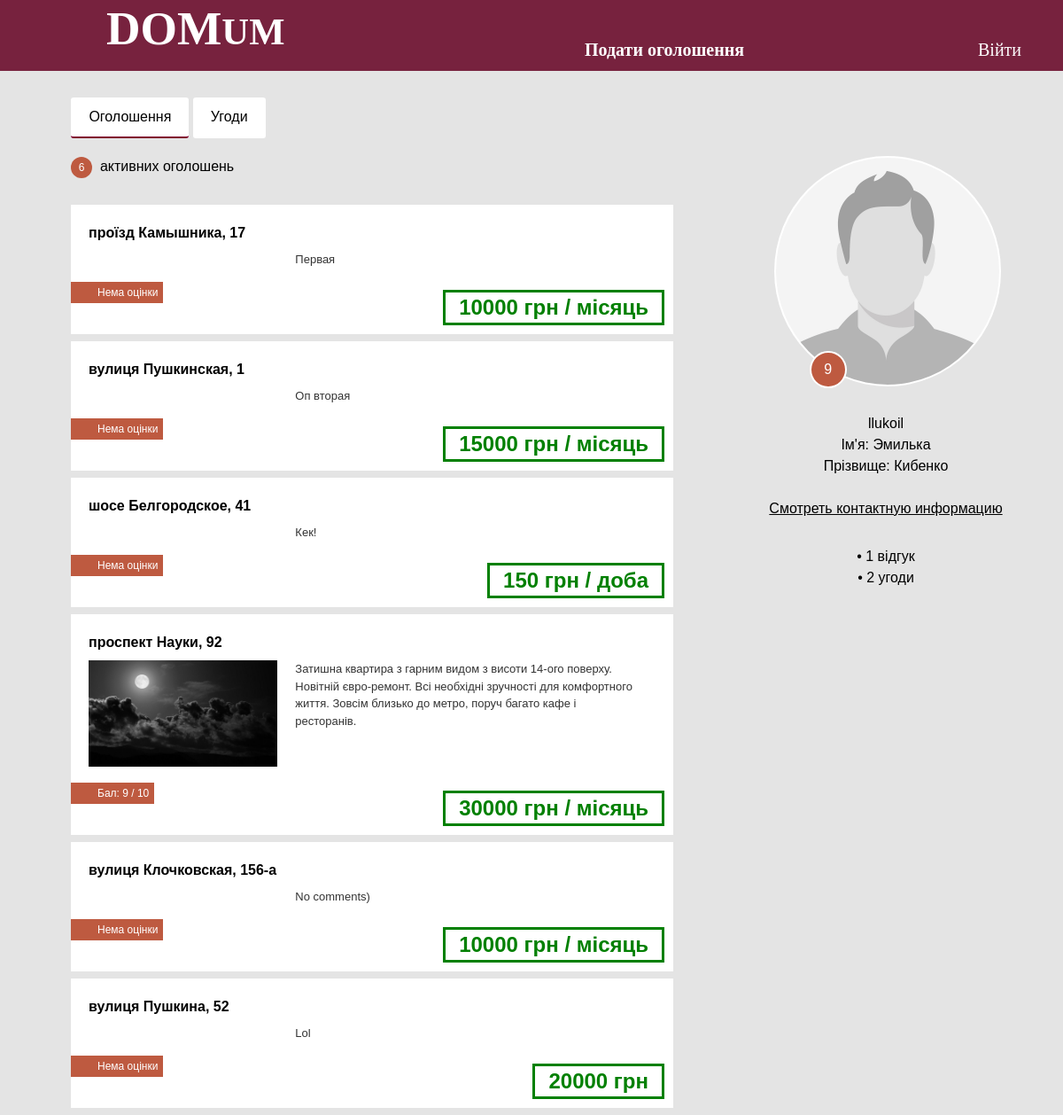
Screenshot of /users/43/ with the database file from the repository.
### app/models.py (models this page shows, shortened)
class Announcement(models.Model):
    real_type = models.ForeignKey(RealType, on_delete=models.CASCADE, default=0)
    district = models.ForeignKey(District, on_delete=models.CASCADE, default=0)
    street_type = models.ForeignKey(StreetType, on_delete=models.CASCADE, default=0)
    owner = models.ForeignKey(settings.AUTH_USER_MODEL, on_delete=models.CASCADE)
    station = models.ForeignKey(MetroStation, on_delete=models.CASCADE, default=0)
    price = models.IntegerField(default=20000, help_text="Укажите цену в долларах США")
    distance_to_metro = models.IntegerField(default=300, help_text="Укажите расстояние в метрах")
    area = models.IntegerField(default=40, help_text="Укажите площадь в квадратных метрах")
    repairs = models.IntegerField(default=3, choices=[(0, '0'), (1, '1'), (2, '2'), (3, '3'), (4, '4'), (5, '5')],
                                  help_text="Оцените уровень ремонта по шкале от 0 до 5")
    metro_id = models.IntegerField(default=0)
    floor = models.IntegerField(default=1, help_text="Укажите номер этажа")
    rooms_number = models.IntegerField(default=1, help_text="Укажите количество комнат")
    beds = models.IntegerField(default=1, help_text="Укажите количество спальных мест")
    furniture = models.BooleanField(default=False)
    garage = models.BooleanField(default=False)
    street = models.CharField(max_length=30, default='', help_text="Укажите название улицы")
    home_number = models.CharField(max_length=5, default='1', help_text="Укажите номер дома")
    date = models.DateField(default=timezone.now)
    comment = models.TextField(default='', help_text="Добавьте комментарий о квартире", null=True, blank=True)
    img_path = 'images/announcements/'
    photo1 = models.ImageField(null=True, blank=True, upload_to=img_path)
    photo2 = models.ImageField(null=True, blank=True, upload_to=img_path)
    photo3 = models.ImageField(null=True, blank=True, upload_to=img_path)
    photo4 = models.ImageField(null=True, blank=True, upload_to=img_path)
    photo5 = models.ImageField(null=True, blank=True, upload_to=img_path)
    photo6 = models.ImageField(null=True, blank=True, upload_to=img_path)
    photo7 = models.ImageField(null=True, blank=True, upload_to=img_path)
    photo8 = models.ImageField(null=True, blank=True, upload_to=img_path)
    def form_rate(self, transform=True, need_round=True, feedbacks=None):
        if feedbacks is None:
            feedbacks = self.find_feedbacks()
        av_rate = -1
        if len(feedbacks) > 0:
            av_value = 0
            for i in feedbacks:
                av_value += i.rate
            av_value /= len(feedbacks)
            if need_round:
                av_value = round(av_value, 1)
            if int(av_value) == av_value:
                av_value = int(av_value)
            av_rate = av_value
        if transform:
            if av_rate == -1:
                av_rate = 'Нема оцінки'
            else:
                av_rate = 'Бал: ' + str(av_rate) + ' / 10'
        return av_rate
    def find_feedbacks(self):
        return Feedback.objects.filter(deal__announcement__pk=self.pk)

class StreetType(models.Model):
    name = models.CharField(max_length=30)
    def __str__(self):
        return self.name

class Feedback(models.Model):
    deal = models.OneToOneField(Deal, on_delete=models.CASCADE, default=0)
    rate = models.FloatField()
    text = models.TextField()
    date = models.DateField(default=timezone.now)

### app/views.py (the view)
# urls.py: path('users/<int:pk>/', views.profile_view, name='profile'),
def profile_view(request, pk):
    user = get_object_or_404(User, pk=pk)
    try:
        person = Person.objects.get(user=user)
    except:
        person = None
    announcements = Announcement.objects.filter(owner=user).order_by('-date')
    feedbacks = Feedback.objects.filter(deal__announcement__owner=user)
    deals = list(Deal.objects.filter(announcement__owner=user))
    limit = len(deals)
    anti_deals = list(Deal.objects.filter(buyer=user))
    deals += anti_deals
    if len(feedbacks) > 0:
        rate = sum([i.rate for i in feedbacks]) / len(feedbacks)
        rate = round(rate, 1)
        if int(rate) == rate:
            rate = int(rate)
    else:
        rate = '—'
    return render(request, 'app/personal_area.html', {'person': person, 'person_user': user,
                                                      'announcements': announcements, 'rate': rate,
                                                      'feedbacks': len(feedbacks), 'deals': deals, 'limit': limit})

### app/templates/app/personal_area.html (shortened to what this page needs)
{% extends 'app/base.html' %}
{% load static %}
{% block styles %}
    <link rel="stylesheet" href="{% static 'css/search&anview.css' %}">
    {% endblock %}
{% block content %}
	<div class="tabs-block">
		<div class="tabs-item" id="tab1">Оголошення</div>
		<div class="tabs-item" id="tab2">Угоди</div>
	</div>
	<div class="container-personal">
		<div class="ads-container" id="ads">
			<div class="ads-blck">
				<div class="ads-itm ads-counter"><span class="ads-count">{{ announcements|length }}</span>&nbsp;&nbsp;активних оголошень</div>
			</div>
            {% for announcement in announcements %}
			<a class="card" href="{% url 'announcement_view' pk=announcement.pk %}">
            {% if announcement.rent %}
            {% else %}
            {% include 'app/sale_ap_view.html' %}
            {% endif %}
			</a>
            {% endfor %}
		</div>
		<div class="account-container">
			<div class="account-photo" id="account_photo">
				<div class="account-rating">{{ rate }}</div>
			</div>
			<div class="account-block">
				<div class="account-info" id="last_name">{{ person_user.username }}</div>
                {% if person_user.first_name %}
				<div class="account-info" id="last_name">Ім'я: {{ person_user.first_name }}</div>
                {% endif %}
            {% if person_user.last_name %}
				<div class="account-info" id="first_name">Прізвище: {{ person_user.last_name }}</div>
            {% endif %}
			</div>
            {% if user.is_authenticated %}
			<div class="account-block">
				<div class="account-info" id="email">Поштова адреса: {{ person_user.email }}</div>
                {% if person.phone %}
				<div class="account-info" id="phone">Телефон: {{ person.phone }}</div>
                {% endif %}
			</div>
            {% else %}
                <br><a href="{% url 'login' %}?next=/users/{{ person_user.pk }}" style="color: black"><div class="account-info" id="contact_info"><u>Смотреть контактную информацию</u></div></a>
            {% endif %}
			<div class="account-block">
				<div class="account-info">&bull; <span id="comments_count">{{ feedbacks }}</span>
                    {% if feedbacks == 1 %}
                    відгук
                    {% elif feedbacks > 0 and feedbacks < 5 %}
                    відгуки
                    {% else %}
                    відгуків
                    {% endif %}
                </div>
				<div class="account-info">&bull; <span id="deals_count">{{ deals|length }}</span>
                    {% if deals|length == 1 %}
                    угода
                    {% elif deals|length > 0 and deals|length < 5 %}
                    угоди
                    {% else %}
                    угод
                    {% endif %}
                </div>
			</div>
		</div>
	</div>
{% endblock %}

### app/templates/app/sale_ap_view.html
{% block sale_ap %}
<div class="cards-item">
    <p class="cards-item__title">
                        {{ announcement.street_type }} {{ announcement.street }}, {{ announcement.home_number }}
    </p>
    <div class="cards-item__img">
        <img width="100%" src="/media/{{ announcement.photo1 }}" alt="">
    </div>
    <div class="cards-item__text">{{ announcement.comment }}</div>
    <div class="cards-item__rate">{{ announcement.form_rate }}</div>
    <div class="cards-item__price">{{ announcement.price }} грн
        {% if announcement.real_type.pk == 2 or announcement.real_type.pk == 6 %}
            / місяць
        {% elif announcement.real_type.pk == 3 %}
            / доба
        {% endif %}
    </div>
</div>
{% endblock %}

### app/static/css/search&anview.css (style rules this page uses)
body { background-color: #e4e4e4; font-family: sans-serif; line-height: 1.5em; -webkit-box-sizing: border-box; box-sizing: border-box; overflow-x: hidden; }
.container-personal { display: -ms-grid; display: grid; -ms-grid-columns: 2fr 1fr; grid-template-columns: 2fr 1fr; }
.card { text-decoration: none; }
.cards-item { display: -ms-grid; display: grid; position: relative; -ms-grid-columns: 1fr 2fr; grid-template-columns: 1fr 2fr; background-color: white; margin-bottom: 8px; padding: 20px; padding-bottom: 70px; -webkit-transition-duration: 0.2s; transition-duration: 0.2s; }
.cards-item__title { -ms-grid-column: 1; -ms-grid-column-span: 2; grid-column: 1 / 3; margin-top: 0px; margin-bottom: 0.5em; font-size: 16px; color: black; font-weight: bold; }
.cards-item__text { padding: 0px 20px; font-size: 13px; line-height: 1.5em; color: #333; }
.cards-item__rate { color: white; background-color: #BE5A40; position: absolute; left: 0; bottom: 35px; font-size: 12px; line-height: 1em; padding: 0.5em; padding-left: 30px; }
.cards-item__price { -ms-grid-column: 1; -ms-grid-column-span: 2; grid-column: 1 / 3; position: absolute; right: -10px; bottom: 10px; color: #008000; border: 3px solid #008000; padding: 5px 15px; font-size: 24px; font-weight: bold; }
.tabs-block { padding: 20px 6.7%; -webkit-user-select: none; -moz-user-select: none; -ms-user-select: none; user-select: none; }
.tabs-item { display: inline-block; background-color: white; padding: 10px 20px; border: none; border-bottom: 2px solid transparent; border-radius: 3px; -webkit-transition-duration: 0.2s; transition-duration: 0.2s; cursor: pointer; }
#tab1 { border-bottom: 2px solid #80002e; }
.ads-container { padding-left: 10%; padding-right: 5%; }
.ads-blck { display: -ms-grid; display: grid; -ms-grid-columns: 1fr 1fr; grid-template-columns: 1fr 1fr; margin-bottom: 30px; }
.ads-itm { display: inline-block; }
.ads-counter { -ms-flex-item-align: center; -ms-grid-row-align: center; align-self: center; -ms-grid-column-align: left; justify-self: left; }
.ads-count { background-color: #BE5A40; color: white; display: inline-block; text-align: center; font-size: 12px; line-height: 2em; width: 2em; border-radius: 50%; }
.account-container { padding-left: 5%; padding-right: 5%; }
.account-photo { position: relative; margin-left: 15%; width: 70%; background-image: url("../img/img.jpg"); background-size: cover; background-position: center; border: 2px solid white; border-radius: 50%; }
.account-rating { display: -ms-grid; display: grid; -ms-flex-line-pack: center; align-content: center; -webkit-box-pack: center; -ms-flex-pack: center; justify-content: center; position: absolute; width: 15%; height: 15%; font-size: 100%; top: 85%; left: 15%; background-color: #BE5A40; color: white; border: 2px solid white; border-radius: 50%; }
.account-block { margin-top: 30px; width: 100%; }
.account-info { text-align: center; }

### app/static/css/base_style.css (style rules this page uses)
body { margin: 0; padding: 0; }
a,p { margin: 0; padding: 0; text-decoration: none; }

### rows the page displays
Announcement: street_type "проїзд", street "Камышника", home_number "17", comment "Первая", form_rate "Нема оцінки", price "10000", shows "/ місяць"
Announcement: street_type "вулиця", street "Пушкинская", home_number "1", comment "Оп вторая", form_rate "Нема оцінки", price "15000", shows "/ місяць"
Announcement: street_type "шосе", street "Белгородское", home_number "41", comment "Кек!", form_rate "Нема оцінки", price "150", shows "/ доба"
Announcement: street_type "проспект", street "Науки", home_number "92", photo1 (picture), comment "Затишна квартира з гарним видом з висоти 14-ого поверху. Новітній євро-ремонт. Всі необхідні зручності для комфортного життя. Зовсім близько до метро, поруч багато кафе і ресторанів.", form_rate "Бал: 9 / 10", price "30000", shows "/ місяць"
Announcement: street_type "вулиця", street "Клочковская", home_number "156-a", comment "No comments)", form_rate "Нема оцінки", price "10000", shows "/ місяць"
Announcement: street_type "вулиця", street "Пушкина", home_number "52", comment "Lol", form_rate "Нема оцінки", price "20000"

### other values shown
{{ announcements|length }} "6"
{{ rate }} "9"
{{ person_user.username }} "llukoil"
{{ person_user.first_name }} "Эмилька"
{{ person_user.last_name }} "Кибенко"
{{ feedbacks }} "1"
{{ deals|length }} "2"
